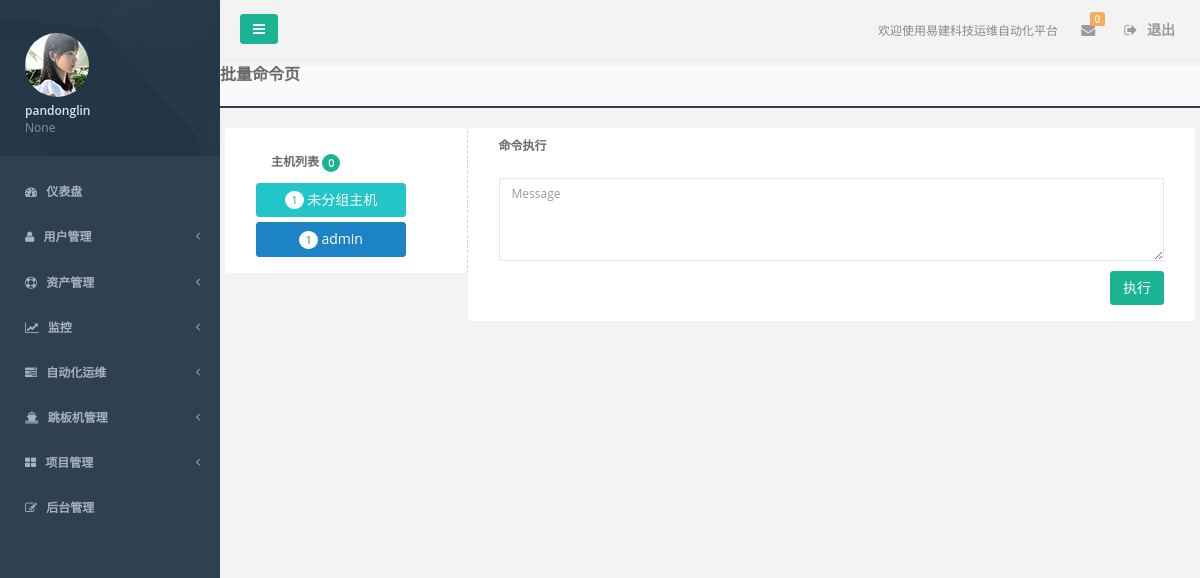
/autoops/multi_cmd/ (signed in), run on an earlier commit of the app's database.
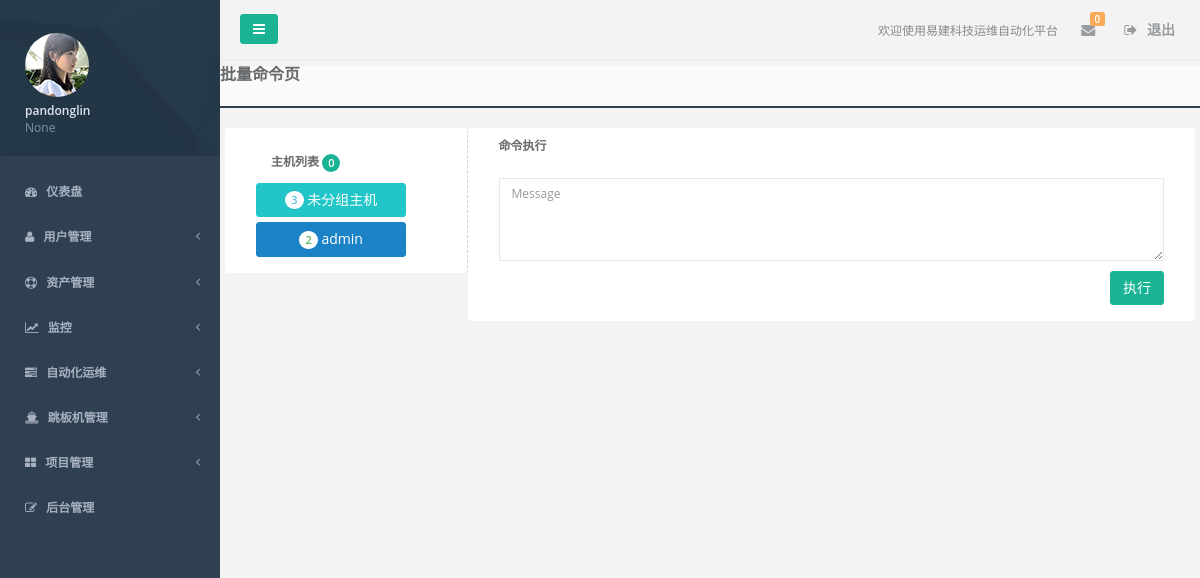
And on a later commit of the database.
### accounts/models.py (models this page shows, shortened)
class UserProfile(AbstractBaseUser):
    email = models.EmailField(
        verbose_name='email address',
        max_length=255,
        unique=True,
    )
    is_active = models.BooleanField(default=True)
    is_admin = models.BooleanField(default=False, verbose_name="管理员")
    name = models.CharField(max_length=32, verbose_name="姓名")
    token = models.CharField(max_length=128, blank=True, null=True, verbose_name='用户token')
    user_key = models.CharField(max_length=100, default=RandomCode.random_code(100), verbose_name='用户key')
    department = models.CharField(max_length=32, blank=True, null=True, verbose_name='部门')
    tel = models.CharField(max_length=32, blank=True, null=True, verbose_name='座机')
    mobile = models.CharField(max_length=32, blank=True, null=True, verbose_name='手机')
    role = models.ManyToManyField('Role')
    memo = models.TextField(blank=True, null=True, verbose_name='备注')
    USERNAME_FIELD = 'email'
    REQUIRED_FIELDS = ['name']
    objects = UserProfileManager()
    class Meta:
        verbose_name = '用户'
        verbose_name_plural = verbose_name

### autoops/models.py (models this page shows, shortened)
class HostGroups(models.Model):
    name = models.CharField(max_length=64, unique=True)
    bind_hosts = models.ManyToManyField('BindHost', blank=True)
    user = models.ManyToManyField(UserProfile)
    memo = models.CharField(max_length=128, blank=True, null=True)
    class Meta:
        verbose_name = "主机组"
        verbose_name_plural = verbose_name

### autoops/views.py (the view)
def multi_cmd(request):
    return render(request, 'autoops/multi_cmd.html')

### accounts/context_processors.py (called while the page is built)
def session_perm_list(request):
    return locals()

### templates/autoops/multi_cmd.html (shortened to what this page needs)
{% extends 'base.html' %}
{% block content %}
<div class="content-tabs">
    <h3><strong>批量命令页</strong></h3>
</div>
<div class="wrapper wrapper-content animated fadeInRight">
    <div class="row">
        <div class="panel col-md-3" style="border-right:1px dashed lightgray ">
            <div class="panel-body">
                <div class="panel-heading">
                    <h3 class="panel-title">主机列表
                        <span class="badge badge-primary selected_host_count">0</span>
                    </h3>
                </div>
                <div class="list-group bind_host_list">
                    <div type="button" class="btn btn-info col-sm-10" onclick="ToggleHostList(this)">
                        <span class="badge badge-success">{{ request.user.bindhost_set.count }}</span>
                        未分组主机
                    </div>
                    {% for host_group in request.user.hostgroups_set.select_related %}
                        <div type="button" class="btn btn-success col-sm-10" onclick="ToggleHostList(this)" style="margin-top: 5px;">
                            <span class="badge badge-success">{{ host_group.bind_hosts.select_related.count }}</span>
                            {{ host_group.name }}
                        </div>
                    {% endfor %}
                </div>
            </div>
        </div>
        <div class="panel col-md-9">
            <div class="panel-heading">
                <h3 class="panel-title">命令执行</h3>
            </div>
            <div class="panel-body">
             <textarea id="cmd" placeholder="Message" rows="4" class="form-control"></textarea>
                <button  style="margin-top: 10px" onclick="PostTask()" class="btn btn-primary pull-right">执行</button>
            </div>
        </div>
    </div>
</div>
{% endblock %}

### templates/base.html (shortened to what this page needs)
<!DOCTYPE html>
<html lang="en">
<head>
    <link href="/static/css/bootstrap.min.css" rel="stylesheet">
    <link href="/static/css/font-awesome.min.css" rel="stylesheet">
    <link href="/static/css/animate.min.css" rel="stylesheet">
    <link href="/static/css/style.min.css" rel="stylesheet">
    <link href="/static/css/plugins/sweetalert/sweetalert.css" rel="stylesheet">
</head>
<body class="fixed-sidebar full-height-layout gray-bg" style="overflow:hidden">
<div id="wrapper">
    <nav class="navbar-default navbar-static-side" role="navigation">
        <div class="sidebar-collapse">
            <ul class="nav" id="side-menu">
                <li class="nav-header">
                    <div class="dropdown profile-element">
                        <span><img alt="image" class="img-circle" src="/static/img/profile_small.jpg"/></span>
                        <a data-toggle="dropdown" class="dropdown-toggle" href="#">
                                <span class="clear">
                                    <span class="block m-t-xs"><strong
                                            class="font-bold">{{ request.user.name }}</strong></span>
                                    <span class="text-muted text-xs block">{{ request.user.department }}</span>
                                </span>
                        </a>
                    </div>
                </li>
                {% include 'nav_left.html' %}
                <li style="height: 20px;">
                </li>
            </ul>
        </div>
    </nav>
    <div id="page-wrapper" class="gray-bg dashbard-1">
        {% include 'nav_right.html' %}
        {% block content %}
        {% endblock %}
    </div>
</div>
</body>
</html>

What changed in the data, as far as the page shows it:
changed UserProfile "pandonglin": user.bindhost_set.count "1" → "3"
computed for HostGroups "admin": bind_hosts.select_related.count "1" → "2"
